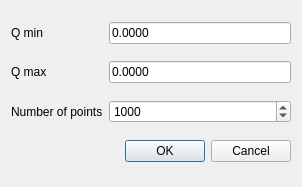
<?xml version="1.0" encoding="UTF-8"?>
<ui version="4.0">
 <class>qrange</class>
 <widget class="QDialog" name="qrange">
  <property name="windowModality">
   <enum>Qt::ApplicationModal</enum>
  </property>
  <property name="geometry">
   <rect>
    <x>0</x>
    <y>0</y>
    <width>302</width>
    <height>187</height>
   </rect>
  </property>
  <property name="windowTitle">
   <string>Set Q range</string>
  </property>
  <property name="modal">
   <bool>true</bool>
  </property>
  <layout class="QGridLayout" name="gridLayout">
   <item row="4" column="1">
    <widget class="QDialogButtonBox" name="buttonBox">
     <property name="orientation">
      <enum>Qt::Horizontal</enum>
     </property>
     <property name="standardButtons">
      <set>QDialogButtonBox::Cancel|QDialogButtonBox::Ok</set>
     </property>
    </widget>
   </item>
   <item row="2" column="1">
    <widget class="QSpinBox" name="numpnts">
     <property name="sizePolicy">
      <sizepolicy hsizetype="Minimum" vsizetype="Fixed">
       <horstretch>0</horstretch>
       <verstretch>0</verstretch>
      </sizepolicy>
     </property>
     <property name="wrapping">
      <bool>false</bool>
     </property>
     <property name="frame">
      <bool>true</bool>
     </property>
     <property name="specialValueText">
      <string/>
     </property>
     <property name="minimum">
      <number>1</number>
     </property>
     <property name="maximum">
      <number>1000000000</number>
     </property>
     <property name="value">
      <number>1000</number>
     </property>
    </widget>
   </item>
   <item row="0" column="0">
    <widget class="QLabel" name="qminlabel">
     <property name="text">
      <string>Q min</string>
     </property>
    </widget>
   </item>
   <item row="1" column="0">
    <widget class="QLabel" name="qmaxlabel">
     <property name="text">
      <string>Q max</string>
     </property>
    </widget>
   </item>
   <item row="2" column="0">
    <widget class="QLabel" name="numpntslabel">
     <property name="text">
      <string>Number of points</string>
     </property>
    </widget>
   </item>
   <item row="0" column="1">
    <widget class="QLineEdit" name="qmin">
     <property name="text">
      <string>0.0000</string>
     </property>
    </widget>
   </item>
   <item row="1" column="1">
    <widget class="QLineEdit" name="qmax">
     <property name="text">
      <string>0.0000</string>
     </property>
    </widget>
   </item>
  </layout>
  <zorder>buttonBox</zorder>
  <zorder>qminlabel</zorder>
  <zorder>qmaxlabel</zorder>
  <zorder>numpntslabel</zorder>
  <zorder>numpnts</zorder>
  <zorder>qmin</zorder>
  <zorder>qmax</zorder>
 </widget>
 <tabstops>
  <tabstop>qmin</tabstop>
  <tabstop>qmax</tabstop>
  <tabstop>numpnts</tabstop>
 </tabstops>
 <resources/>
 <connections>
  <connection>
   <sender>buttonBox</sender>
   <signal>accepted()</signal>
   <receiver>qrange</receiver>
   <slot>accept()</slot>
   <hints>
    <hint type="sourcelabel">
     <x>248</x>
     <y>254</y>
    </hint>
    <hint type="destinationlabel">
     <x>157</x>
     <y>274</y>
    </hint>
   </hints>
  </connection>
  <connection>
   <sender>buttonBox</sender>
   <signal>rejected()</signal>
   <receiver>qrange</receiver>
   <slot>reject()</slot>
   <hints>
    <hint type="sourcelabel">
     <x>316</x>
     <y>260</y>
    </hint>
    <hint type="destinationlabel">
     <x>286</x>
     <y>274</y>
    </hint>
   </hints>
  </connection>
 </connections>
</ui>
